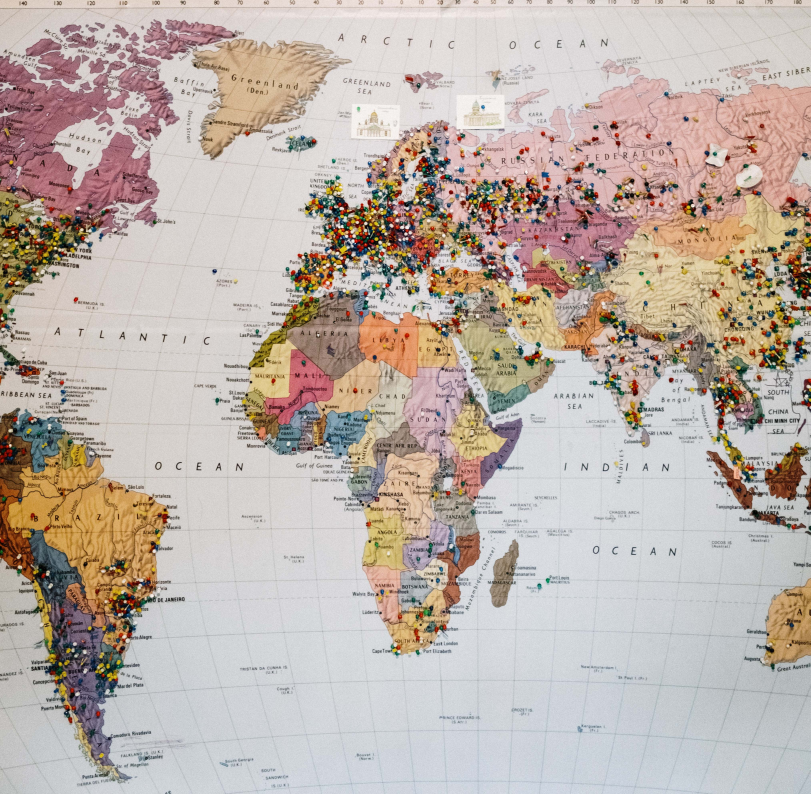
#> input picture RestAPI/images/wm.jpg, 4053 x 3969 px (shown at 1/5 size)
$ python imagesplit.py
#> lines starting #> are read from the running program, lines starting #| are printed output that depends on the picture; after the words box and inside, x2 and y2 are one past the last pixel; in counts of white or black regions, pixels touching at a corner belong together
import sys
import numpy as np
import cv2

if __name__ == '__main__':
    img = cv2.imread("./images/wm.jpg")
#> img is the input picture: shape (3969, 4053, 3); mean B, G, R 170, 177.8, 190.1
    mask = np.zeros(img.shape[0:2], dtype=np.uint8)
    points = np.array(([[[100,350],[120,400],[310,350],[360,200],[350,20],[25,120]]]))
    cv2.drawContours(mask, [points], -1, (255, 255, 255), -1, cv2.LINE_AA)
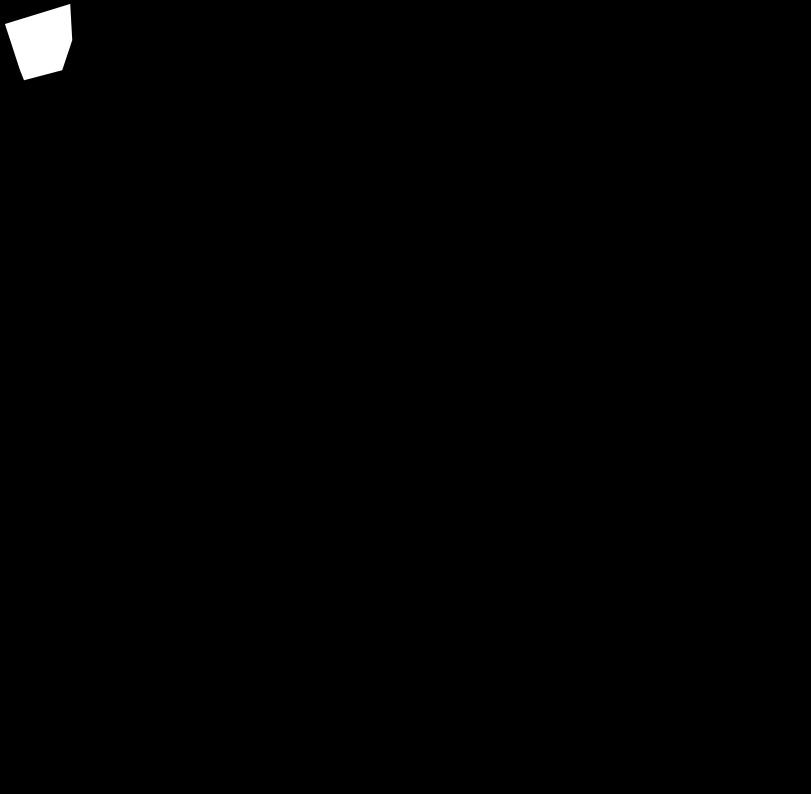
#> mask: shape (3969, 4053) (shown at 1/5 size); min 0, max 255, mean 1.4
    res = cv2.bitwise_and(img,img,mask = mask)
    rect = cv2.boundingRect(points) # returns (x,y,w,h) of the rect
    cropped = res[rect[1]: rect[1] + rect[3], rect[0]: rect[0] + rect[2]]
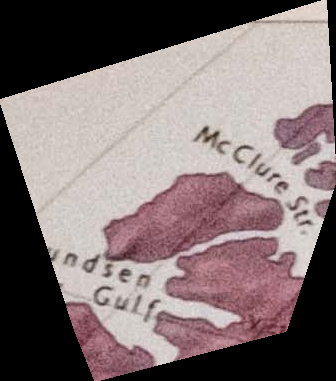
#> cropped: shape (381, 336, 3); mean B, G, R 114.5, 114.2, 128.6
    wbg = np.ones_like(img, np.uint8)*255
    cv2.bitwise_not(wbg,wbg, mask=mask)
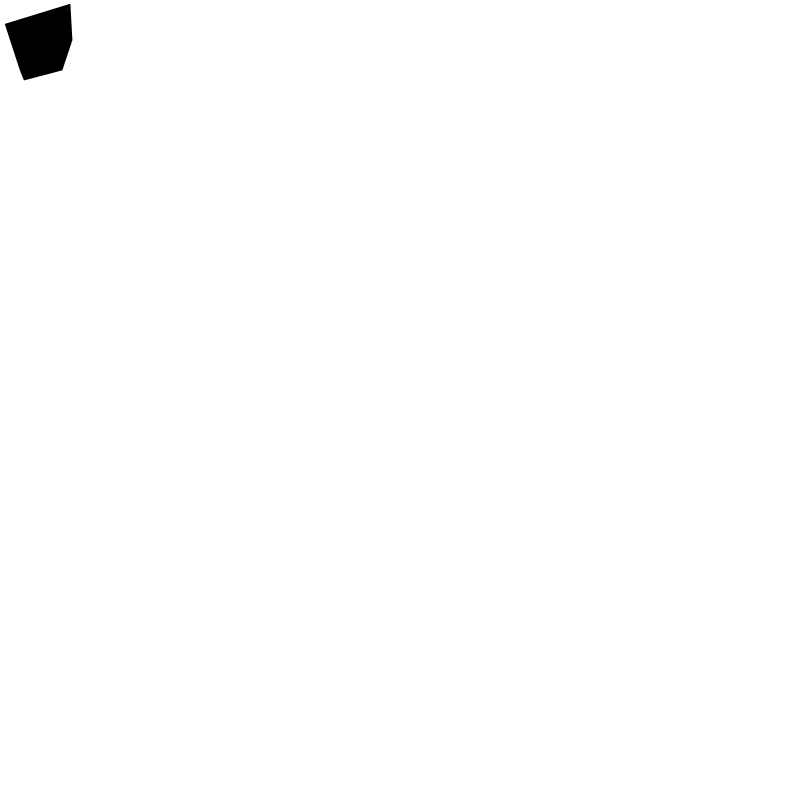
#> wbg: shape (3969, 4053, 3) (shown at 1/5 size); 99.5% white; 1 black region, box (x1, y1, x2, y2) and area: (24, 19, 362, 402) 87965
    dst = wbg+res
    cv2.imwrite('cropped.jpg',cropped)
    sys.stdout.flush()

$ run again, with RestAPI/images/map.png saved as RestAPI/images/wm.jpg
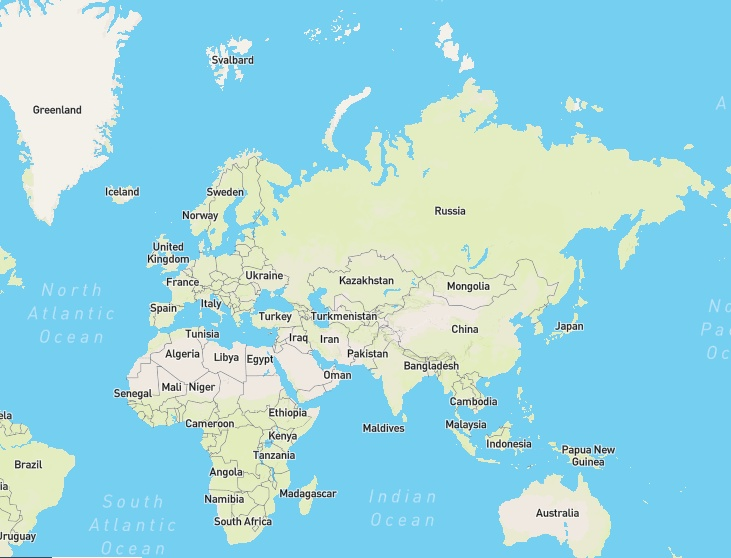
#> input picture RestAPI/images/map.png, 731 x 558 px
#> img is the input picture: shape (558, 731, 3); mean B, G, R 225.6, 214.6, 156.6
#> `cv2.bitwise_not(wbg,wbg, mask=mask)`:
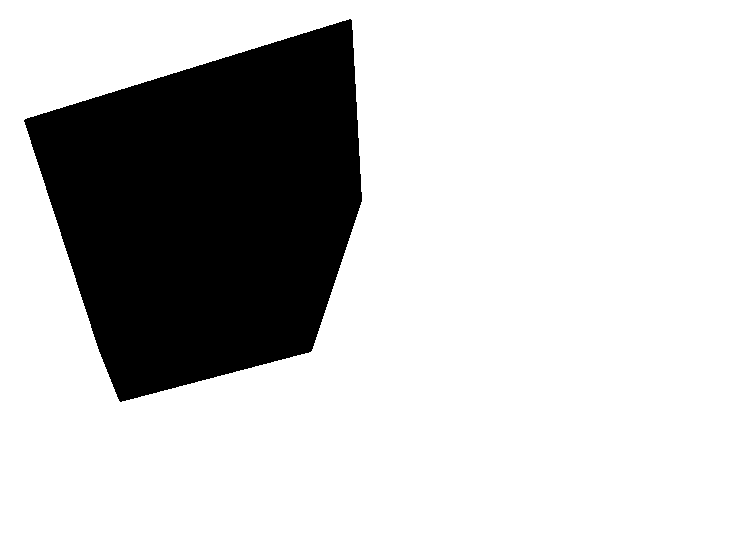
#> wbg: shape (558, 731, 3); 78.4% white; 1 black region, box (x1, y1, x2, y2) and area: (24, 19, 362, 402) 87965
#> `dst = wbg+res`:
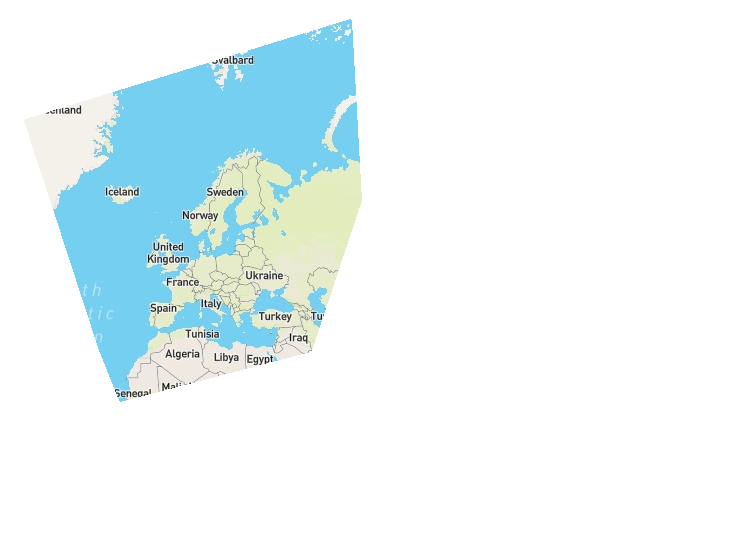
#> dst: shape (558, 731, 3); mean of channels 0, 1, 2 248.3, 246.2, 234.8; drawn as B, G, R
